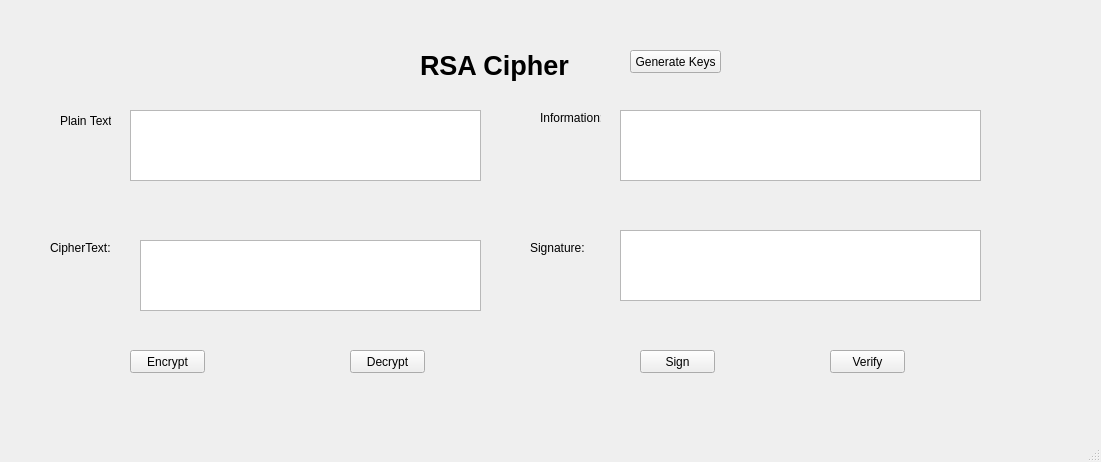
<?xml version="1.0" encoding="UTF-8"?>
<ui version="4.0">
 <class>MainWindow</class>
 <widget class="QMainWindow" name="MainWindow">
  <property name="geometry">
   <rect>
    <x>0</x>
    <y>0</y>
    <width>1101</width>
    <height>462</height>
   </rect>
  </property>
  <property name="windowTitle">
   <string>MainWindow</string>
  </property>
  <widget class="QWidget" name="centralwidget">
   <widget class="QLabel" name="label">
    <property name="geometry">
     <rect>
      <x>420</x>
      <y>50</y>
      <width>151</width>
      <height>31</height>
     </rect>
    </property>
    <property name="font">
     <font>
      <pointsize>20</pointsize>
      <weight>75</weight>
      <bold>true</bold>
     </font>
    </property>
    <property name="text">
     <string>RSA Cipher</string>
    </property>
   </widget>
   <widget class="QPushButton" name="btn_gen_keys">
    <property name="geometry">
     <rect>
      <x>630</x>
      <y>50</y>
      <width>91</width>
      <height>23</height>
     </rect>
    </property>
    <property name="text">
     <string>Generate Keys</string>
    </property>
   </widget>
   <widget class="QLabel" name="label_2">
    <property name="geometry">
     <rect>
      <x>60</x>
      <y>110</y>
      <width>51</width>
      <height>21</height>
     </rect>
    </property>
    <property name="text">
     <string>Plain Text:</string>
    </property>
   </widget>
   <widget class="QLabel" name="label_3">
    <property name="geometry">
     <rect>
      <x>50</x>
      <y>240</y>
      <width>61</width>
      <height>16</height>
     </rect>
    </property>
    <property name="text">
     <string>CipherText:</string>
    </property>
   </widget>
   <widget class="QLabel" name="label_5">
    <property name="geometry">
     <rect>
      <x>540</x>
      <y>110</y>
      <width>61</width>
      <height>16</height>
     </rect>
    </property>
    <property name="text">
     <string>Information:</string>
    </property>
   </widget>
   <widget class="QPushButton" name="btn_encrypt">
    <property name="geometry">
     <rect>
      <x>130</x>
      <y>350</y>
      <width>75</width>
      <height>23</height>
     </rect>
    </property>
    <property name="text">
     <string>Encrypt</string>
    </property>
   </widget>
   <widget class="QPushButton" name="btn_decrypt">
    <property name="geometry">
     <rect>
      <x>350</x>
      <y>350</y>
      <width>75</width>
      <height>23</height>
     </rect>
    </property>
    <property name="text">
     <string>Decrypt</string>
    </property>
   </widget>
   <widget class="QPushButton" name="btn_sign">
    <property name="geometry">
     <rect>
      <x>640</x>
      <y>350</y>
      <width>75</width>
      <height>23</height>
     </rect>
    </property>
    <property name="text">
     <string>Sign</string>
    </property>
   </widget>
   <widget class="QPushButton" name="btn_verify">
    <property name="geometry">
     <rect>
      <x>830</x>
      <y>350</y>
      <width>75</width>
      <height>23</height>
     </rect>
    </property>
    <property name="text">
     <string>Verify</string>
    </property>
   </widget>
   <widget class="QTextEdit" name="txt_plain_text">
    <property name="geometry">
     <rect>
      <x>130</x>
      <y>110</y>
      <width>351</width>
      <height>71</height>
     </rect>
    </property>
   </widget>
   <widget class="QTextEdit" name="txt_cipher_text">
    <property name="geometry">
     <rect>
      <x>140</x>
      <y>240</y>
      <width>341</width>
      <height>71</height>
     </rect>
    </property>
   </widget>
   <widget class="QTextEdit" name="txt_info">
    <property name="geometry">
     <rect>
      <x>620</x>
      <y>110</y>
      <width>361</width>
      <height>71</height>
     </rect>
    </property>
   </widget>
   <widget class="QTextEdit" name="txt_sign">
    <property name="geometry">
     <rect>
      <x>620</x>
      <y>230</y>
      <width>361</width>
      <height>71</height>
     </rect>
    </property>
   </widget>
   <widget class="QLabel" name="label_4">
    <property name="geometry">
     <rect>
      <x>530</x>
      <y>240</y>
      <width>61</width>
      <height>16</height>
     </rect>
    </property>
    <property name="text">
     <string>Signature:</string>
    </property>
   </widget>
  </widget>
  <widget class="QMenuBar" name="menubar">
   <property name="geometry">
    <rect>
     <x>0</x>
     <y>0</y>
     <width>1101</width>
     <height>21</height>
    </rect>
   </property>
  </widget>
  <widget class="QStatusBar" name="statusbar"/>
 </widget>
 <resources/>
 <connections/>
</ui>
